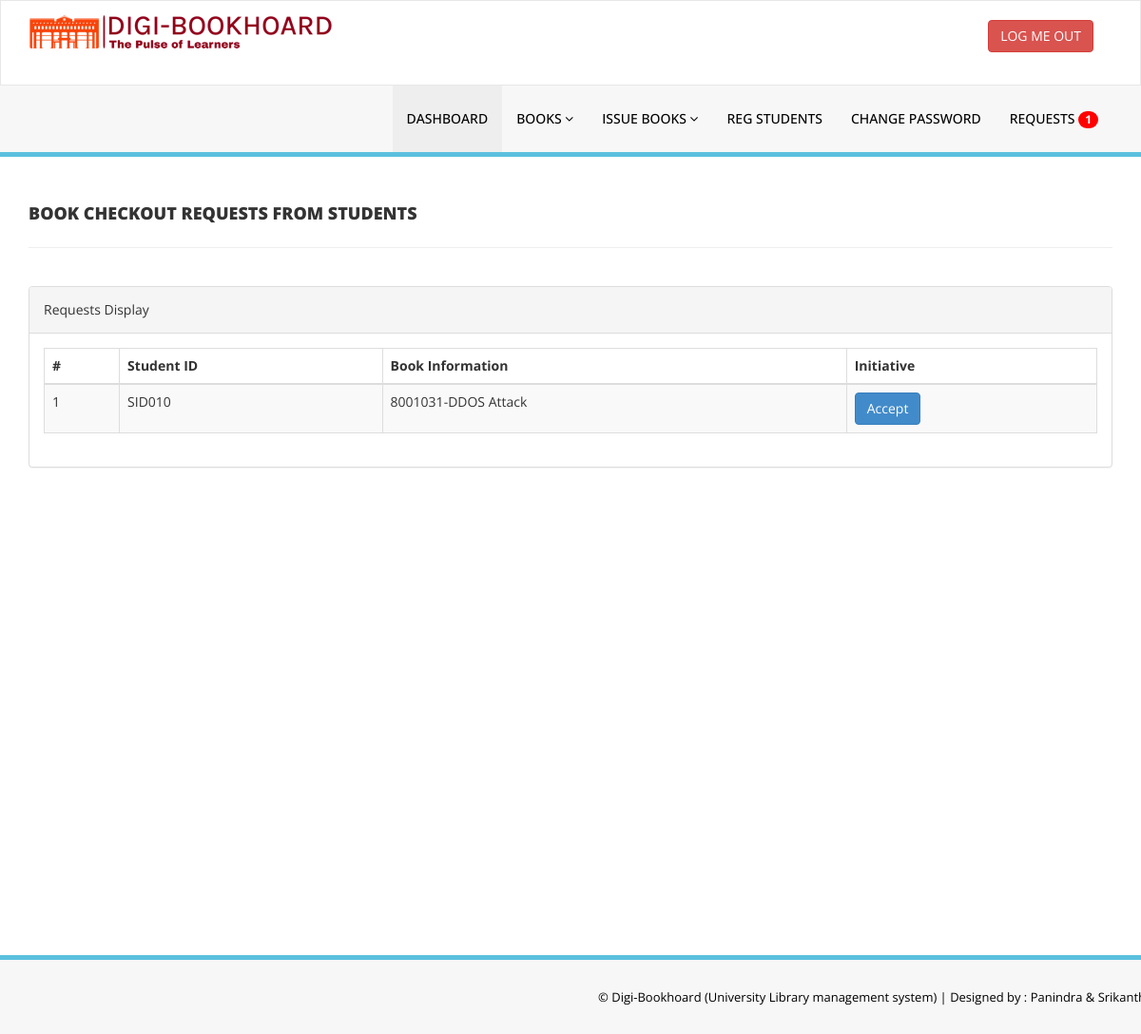
Screenshot of /admin/student_reqs.php (signed in) with the database file from the repository.
### tables this page shows
CREATE TABLE `student_requests` (
  `id` int(10) NOT NULL,
  `Requested_StudentID` varchar(150) DEFAULT NULL,
  `Requested_Book` varchar(255) DEFAULT NULL
);

### admin/student_reqs.php (the view, shortened to what this page needs)
<?php
include('../includes/config.php');
if (strlen($_SESSION['alogin']) == 0) {
    header('location:../adminlogin.php');
} else {
?>
    <!DOCTYPE html>
    <html xmlns="http://www.w3.org/1999/xhtml">
    <head>
        <link href="../assets/css/bootstrap.css" rel="stylesheet" />
        <link href="../assets/css/font-awesome.css" rel="stylesheet" />
        <link href="../assets/css/style.css" rel="stylesheet" />
        <link href="../assets/js/dataTables/dataTables.bootstrap.css" rel="stylesheet" />
    </head>
    <body>
        <?php include('../includes/header.php'); ?>
        <div class="content-wrapper">
            <div class="container">
                <div class="row pad-botm">
                    <div class="col-md-12">
                        <h4 class="header-line">Book checkout requests from students</h4>
                    </div>
                </div>
                <div class="row">
                    <div class="col-md-12">
                        <div class="panel panel-default">
                            <div class="panel-heading">
                                Requests Display
                            </div>
                            <div class="panel-body">
                                <div class="table-responsive">
                                    <table class="table table-striped table-bordered table-hover" id="dataTables-example">
                                        <thead>
                                            <tr>
                                                <th>#</th>
                                                <th>Student ID</th>
                                                <th>Book Information </th>
                                                <th>Initiative</th>
                                            </tr>
                                        </thead>
                                        <tbody>
                                            <?php $sql = "SELECT * from student_requests";
                                            $query = $pdo->prepare($sql);
                                            $query->execute();
                                            $results = $query->fetchAll(PDO::FETCH_OBJ);
                                            $cnt = 1;
                                            if ($query->rowCount() > 0) {
                                                foreach ($results as $result) {               ?>
                                                    <tr class="odd gradeX">
                                                        <td class="center"><?php echo htmlentities($cnt); ?></td>
                                                        <td class="center"><?php echo htmlentities($result->Requested_StudentID); ?></td>
                                                        <td class="center"><?php echo htmlentities($result->Requested_Book); ?></td>
                                                        <td class="center">
                                                                <a href="student_reqs.php?delete=<?php echo htmlentities($result->Requested_StudentID."@".$result->Requested_Book); ?>" onclick="return confirm('As a librarian you need to manually issue this book to Student if you accept request. Are you sure you want to Accept?');"><button class=" btn btn-primary"> Accept</button>
                                                        </td>
                                                    </tr>
                                            <?php $cnt = $cnt + 1;
                                                }
                                            } ?>
                                        </tbody>
                                    </table>
                                </div>
                            </div>
                        </div>
                    </div>
                </div>
            </div>
        </div>
        <?php include('../includes/footer.php'); ?>
    </body>
    </html>
<?php } ?>

### assets/css/style.css (style rules this page uses)
.content-wrapper { margin-top: 40px; min-height:800px; padding-bottom:90px; }
.header-line { font-weight:900; padding-bottom:25px; border-bottom:1px solid #eeeeee; text-transform:uppercase; }
.pad-botm { padding-bottom:30px; }

### rows the page displays
student_requests: Requested_StudentID "SID010", Requested_Book "8001031-DDOS Attack"

### other values shown
$count "1"
